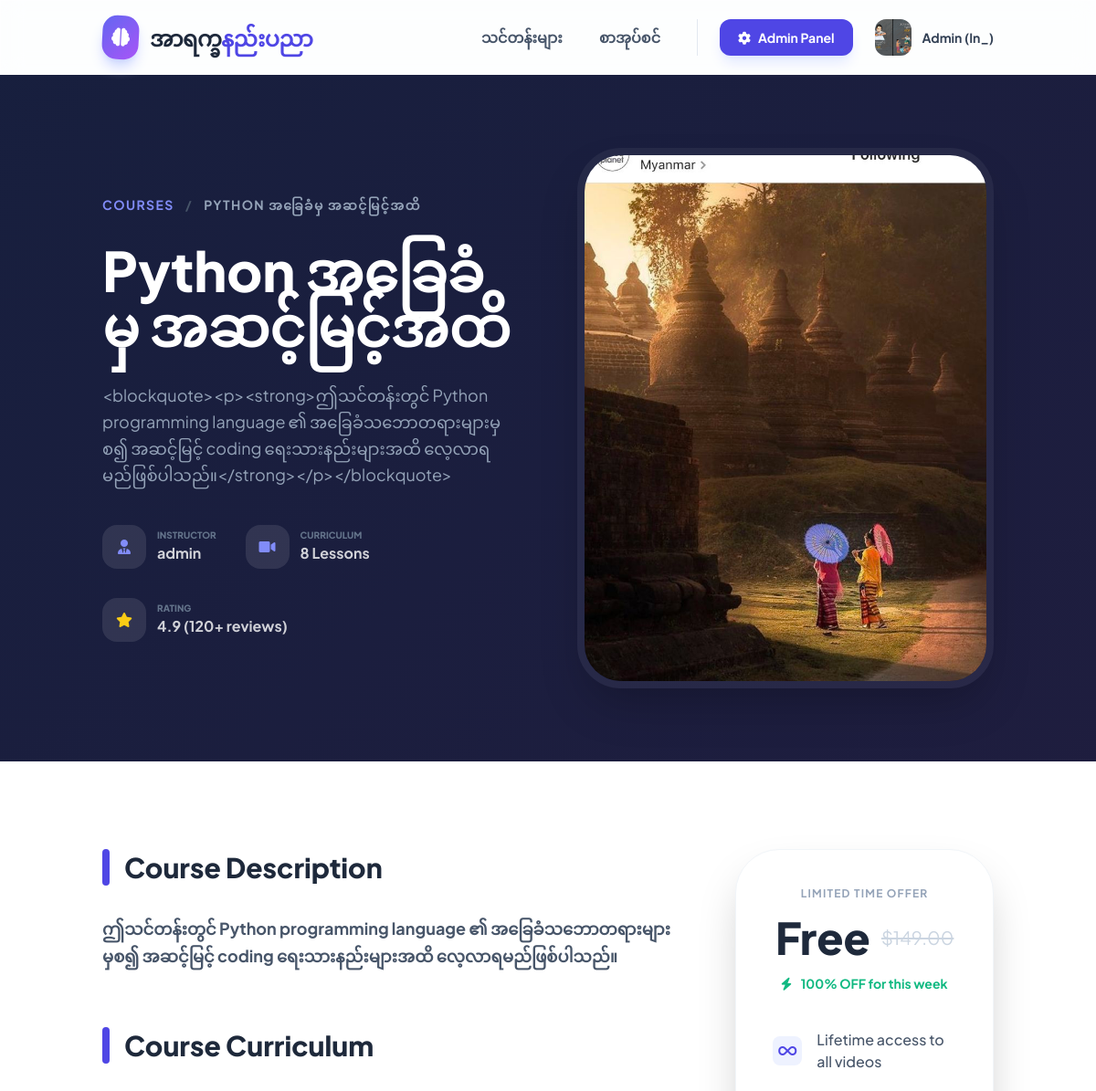
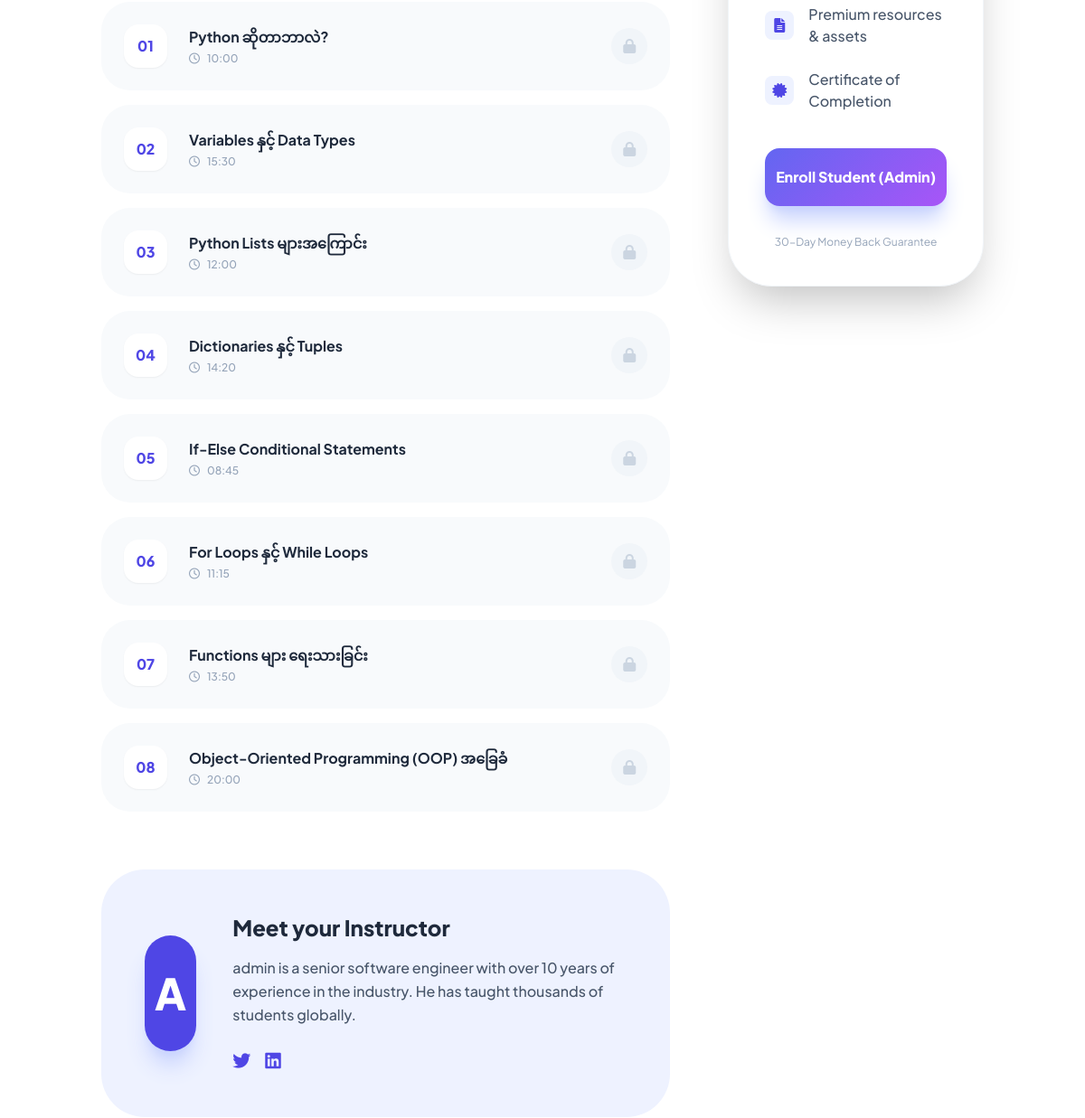
The page /course/1/ (signed in, upper part) on the database as committed earlier (2 pictures, top to bottom).
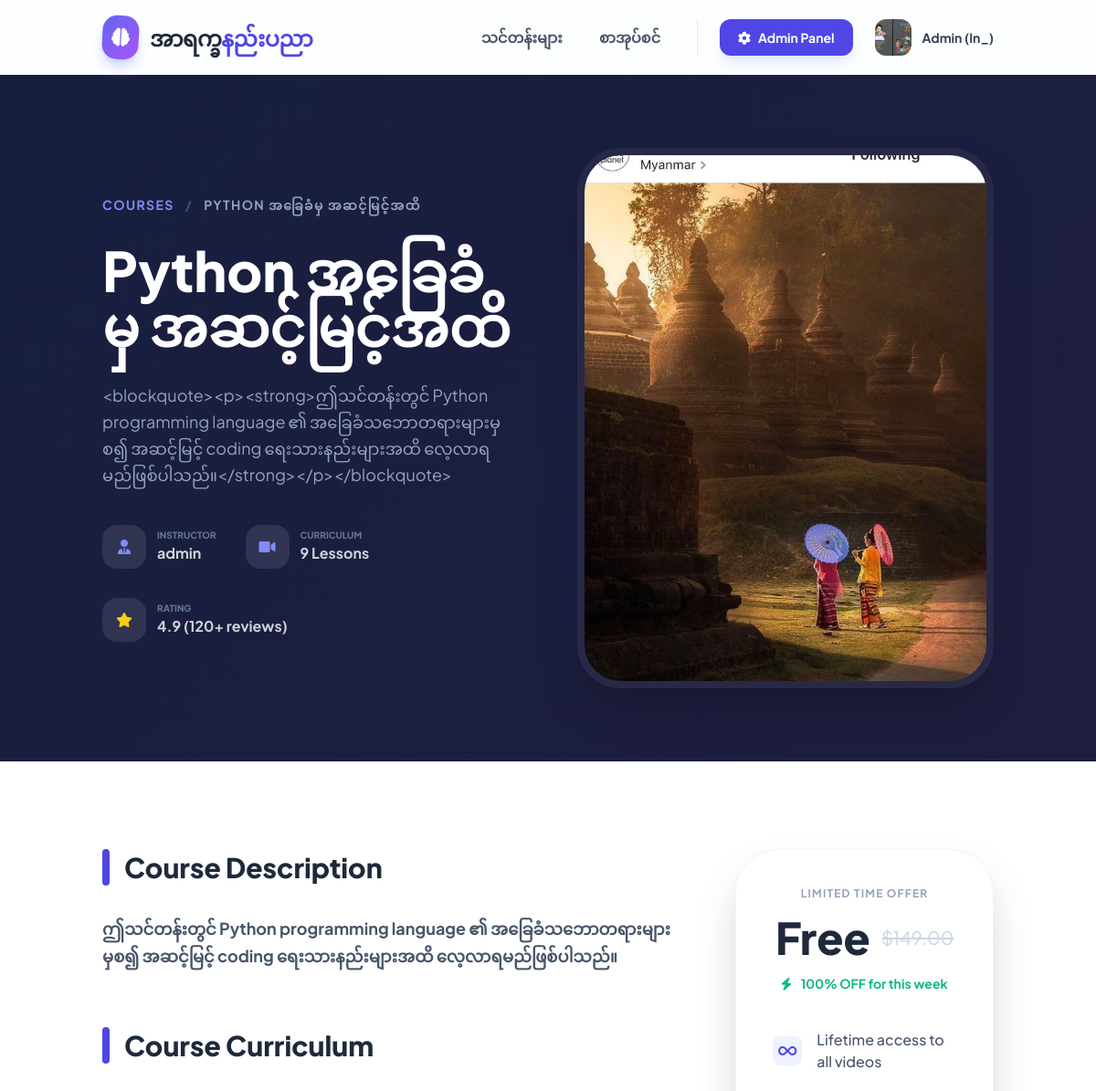
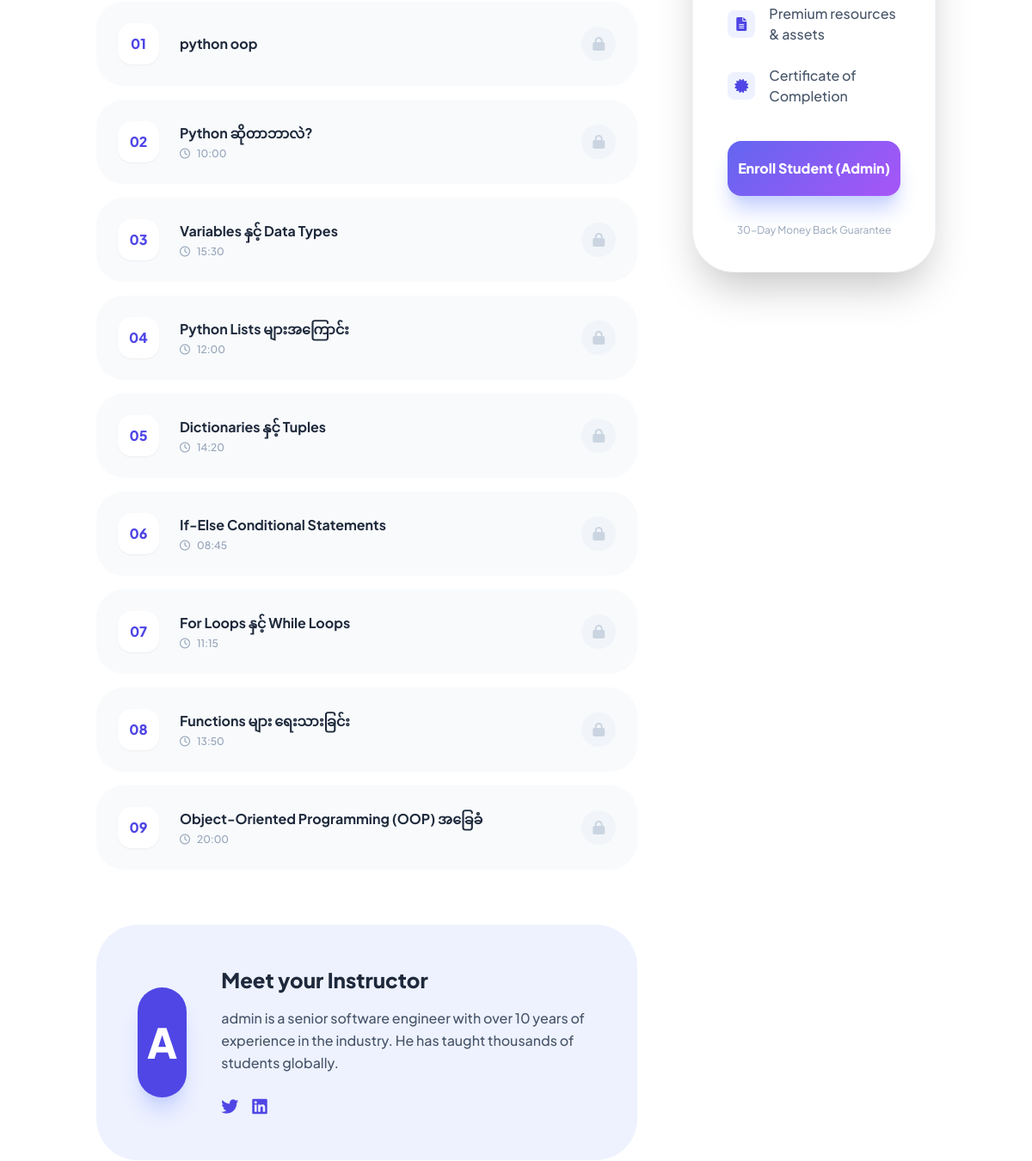
The same page on the database as committed later (2 pictures, top to bottom).
### courses/models.py (models this page shows, shortened)
class Course(models.Model):
    title = models.CharField(max_length=200)
    description = models.TextField()
    thumbnail = models.ImageField(upload_to='courses/thumbnails/', blank=True, null=True)
    instructor = models.ForeignKey(User, on_delete=models.CASCADE, related_name='courses_taught')
    created_at = models.DateTimeField(auto_now_add=True)
    updated_at = models.DateTimeField(auto_now=True)

class Lesson(models.Model):
    course = models.ForeignKey(Course, on_delete=models.CASCADE, related_name='lessons')
    title = models.CharField(max_length=200)
    content = models.TextField()
    video_url = models.URLField(blank=True, null=True, help_text="YouTube link (e.g. https://www.youtube.com/watch?v=...)")
    video_file = models.FileField(upload_to='courses/videos/', blank=True, null=True)
    video_poster = models.ImageField(upload_to='courses/posters/', blank=True, null=True, help_text="Video thumbnail image")
    duration = models.CharField(max_length=20, blank=True, null=True, help_text="e.g. 10:25")
    order = models.PositiveIntegerField(default=0)
    class Meta:
        ordering = ['order']

### courses/views.py (the view)
# urls.py: path('course/<int:pk>/', views.course_detail, name='course_detail'),
def course_detail(request, pk):
    course = get_object_or_404(Course, pk=pk)
    is_enrolled = False
    enrollment = None
    if request.user.is_authenticated:
        enrollment = Enrollment.objects.filter(student=request.user, course=course).first()
        is_enrolled = enrollment is not None
    lessons = course.lessons.all()
    return render(request, 'courses/course_detail.html', {
        'course': course,
        'lessons': lessons,
        'is_enrolled': is_enrolled,
        'enrollment': enrollment
    })

### courses/context_processors.py (called while the page is built)
def user_roles(request):
    if request.user.is_authenticated:
        return {
            'is_admin_user': _is_admin(request.user),
            'is_instructor_user': _is_instructor(request.user),
            'user_role_label': (request.user.profile.role if hasattr(request.user, 'profile') else 'student')
        }
    return {
        'is_admin_user': False,
        'is_instructor_user': False,
        'user_role_label': 'guest'
    }

### courses/helpers.py (called while the page is built)
def is_admin(user):
    if user.is_superuser:
        return True
    if hasattr(user, 'profile'):
        return user.profile.role == 'admin'
    return False

def is_instructor(user):
    if user.is_superuser:
        return True
    if hasattr(user, 'profile'):
        return user.profile.role == 'instructor'
    return False

### courses/templates/courses/course_detail.html (shortened to what the changed rows need)
{% extends 'base.html' %}
{% block content %}
<section class="relative py-20 bg-slate-900 overflow-hidden">
    <div class="container mx-auto px-6 relative z-10">
        <div class="grid grid-cols-1 lg:grid-cols-2 gap-16 items-center">
            <div data-aos="fade-right">
                <nav class="flex mb-8 text-sm font-bold text-indigo-400 uppercase tracking-widest">
                     <a href="{% url 'course_list' %}" class="hover:text-white transition-colors">Courses</a>
                     <span class="mx-3 text-slate-600">/</span>
                     <span class="text-slate-400">{{ course.title }}</span>
                  </nav>
                <h1 class="text-4xl md:text-6xl font-black text-white mb-8 leading-tight">
                    {{ course.title }}
                </h1>
                <p class="text-slate-400 text-lg mb-10 leading-relaxed max-w-xl">
                    {{ course.description|truncatechars:200 }}
                </p>
                <div class="flex flex-wrap gap-8 items-center text-white/80">
                    <div class="flex items-center space-x-3">
                        <div>
                            <p class="text-[10px] uppercase font-black text-slate-500">Instructor</p>
                            <p class="font-bold">{{ course.instructor.username }}</p>
                        </div>
                    </div>
                    <div class="flex items-center space-x-3">
                        <div>
                            <p class="text-[10px] uppercase font-black text-slate-500">Curriculum</p>
                            <p class="font-bold">{{ lessons.count }} Lessons</p>
                        </div>
                    </div>
                    <div class="flex items-center space-x-3">
                    </div>
                </div>
            </div>
            <div class="relative" data-aos="fade-left">
                <div class="rounded-[3rem] overflow-hidden shadow-2xl border-8 border-white/5">
                    {% if course.thumbnail %}
                        <img src="{{ course.thumbnail.url }}" alt="{{ course.title }}" class="w-full">
                    {% else %}
                        <div class="w-full aspect-video bg-indigo-900/50 flex items-center justify-center text-indigo-400">
                            <i class="fas fa-laptop-code text-8xl opacity-20"></i>
                        </div>
                    {% endif %}
                </div>
            </div>
        </div>
    </div>
</section>
<section class="py-24 bg-white">
    <div class="container mx-auto px-6">
        <div class="grid grid-cols-1 lg:grid-cols-3 gap-16">
            <div class="lg:col-span-2">
                <div class="mb-16" data-aos="fade-up">
                    <h2 class="text-3xl font-black text-slate-800 mb-8 flex items-center">
                        <span class="w-2 h-10 bg-indigo-600 rounded-full mr-4"></span> Course Description
                    </h2>
                    <div class="prose max-w-none text-slate-600 leading-relaxed text-lg">
                        {{ course.description|safe }}
                    </div>
                </div>
                <div class="mb-16" data-aos="fade-up">
                    <h2 class="text-3xl font-black text-slate-800 mb-8 flex items-center">
                        <span class="w-2 h-10 bg-indigo-600 rounded-full mr-4"></span> Course Curriculum
                    </h2>
                    <div class="space-y-4">
                        {% for lesson in lessons %}
                        <div class="group bg-slate-50 rounded-[2rem] p-6 hover:bg-white hover:shadow-xl transition-all border border-transparent hover:border-slate-100">
                            <div class="flex items-center justify-between">
                                <div class="flex items-center space-x-6">
                                    <span class="w-12 h-12 rounded-2xl bg-white shadow-sm flex items-center justify-center text-indigo-600 font-black group-hover:custom-gradient group-hover:text-white transition-all">
                                        {{ forloop.counter|stringformat:"02d" }}
                                    </span>
                                    <div>
                                        <h4 class="font-bold text-slate-800 group-hover:text-indigo-600 transition-colors">{{ lesson.title }}</h4>
                                        {% if lesson.duration %}
                                        <p class="text-xs text-slate-400 mt-1 font-medium"><i class="far fa-clock mr-2"></i>{{ lesson.duration }}</p>
                                        {% endif %}
                                    </div>
                                </div>
                                {% if is_enrolled %}
                                    <a href="{% url 'lesson_detail' course.pk lesson.pk %}" class="bg-indigo-600 text-white px-6 py-2.5 rounded-xl font-bold text-sm shadow-lg shadow-indigo-100">Watch Now</a>
                                {% else %}
                                    <div class="w-10 h-10 rounded-full bg-slate-100 flex items-center justify-center text-slate-300">
                                        <i class="fas fa-lock"></i>
                                    </div>
                                {% endif %}
                            </div>
                        </div>
                        {% empty %}
                        <p class="text-slate-400 italic">No lessons available yet.</p>
                        {% endfor %}
                    </div>
                </div>
                <div class="bg-indigo-50 rounded-[3rem] p-12 flex flex-col md:flex-row items-center gap-10" data-aos="fade-up">
                    <div class="w-32 h-32 rounded-[2rem] bg-indigo-600 flex items-center justify-center text-white text-5xl font-black shadow-xl shadow-indigo-200">
                        {{ course.instructor.username|slice:":1"|upper }}
                    </div>
                    <div>
                        <h3 class="text-2xl font-black text-slate-800 mb-4">Meet your Instructor</h3>
                        <p class="text-slate-600 leading-relaxed mb-6 font-medium">
                            {{ course.instructor.username }} is a senior software engineer with over 10 years of experience in the industry. He has taught thousands of students globally.
                        </p>
                        <div class="flex space-x-4">
                            <a href="#" class="text-indigo-600 hover:text-indigo-800 transition-colors"><i class="fab fa-twitter text-xl"></i></a>
                            <a href="#" class="text-indigo-600 hover:text-indigo-800 transition-colors"><i class="fab fa-linkedin text-xl"></i></a>
                        </div>
                    </div>
                </div>
            </div>
        </div>
    </div>
</section>
{% endblock %}

Rows that differ between the two databases and show on the page:
computed for Course "Python အခြေခံမှ အဆင့်မြင့်အထိ": count "8" → "9"
added Lesson: title "python oop"
